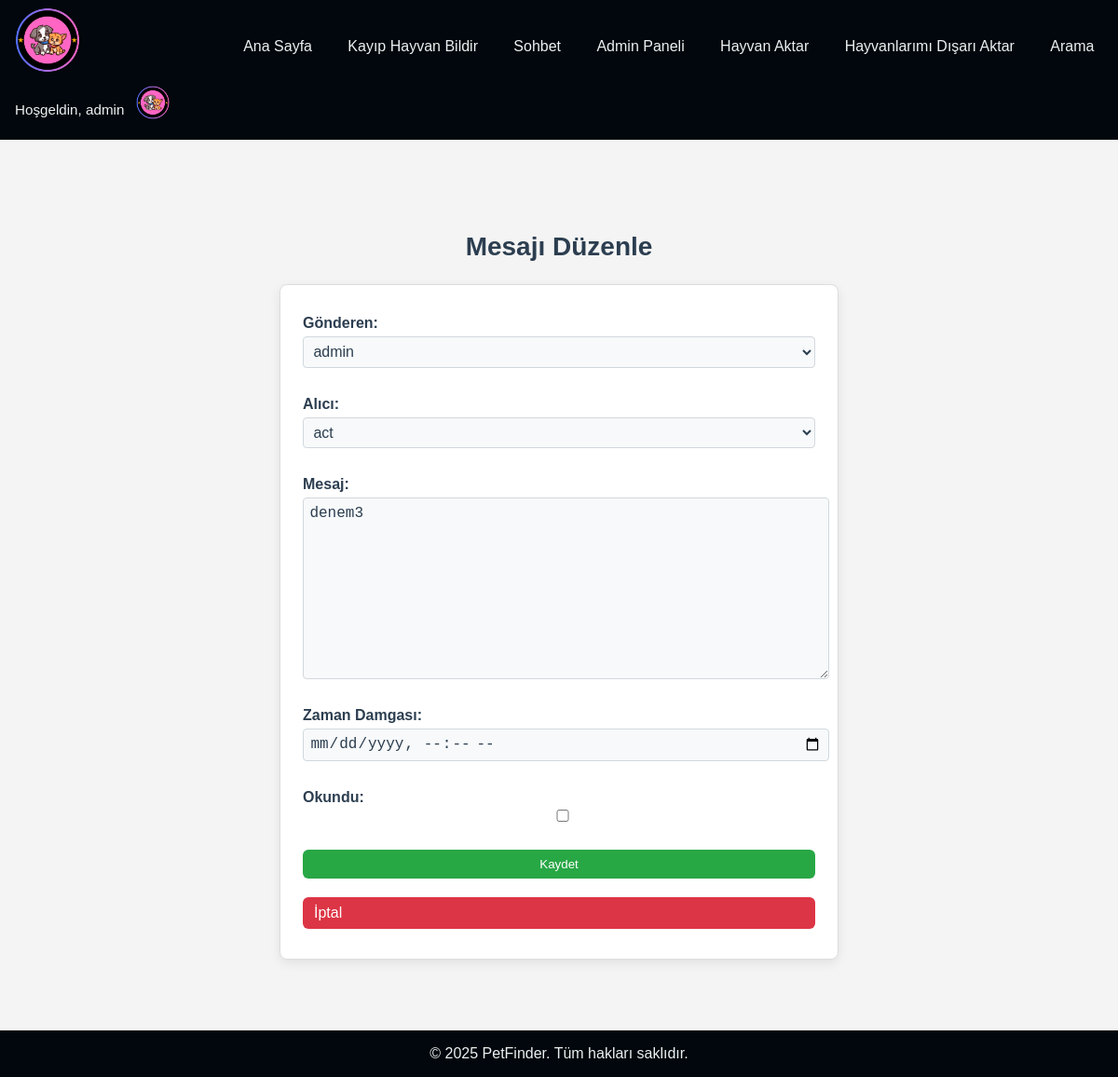
Screenshot of /mainpage/admin/messages/edit/12/ (signed in) with the database file from the repository.
### accounts/models.py (models this page shows, shortened)
class UserProfile(models.Model):
    user = models.OneToOneField(User, on_delete=models.CASCADE, related_name='profile')
    profile_picture = models.ImageField(upload_to='profile_pics/', blank=True)
    contact_number = models.CharField(max_length=20, blank=True)

### mainpage/models.py (models this page shows, shortened)
class Message(models.Model):
    sender = models.ForeignKey(User, on_delete=models.CASCADE, related_name='sent_messages', verbose_name="Gönderen")
    receiver = models.ForeignKey(User, on_delete=models.CASCADE, related_name='received_messages', verbose_name="Alıcı")
    content = models.TextField(verbose_name="Mesaj")
    timestamp = models.DateTimeField(verbose_name="Zaman Damgası")
    is_read = models.BooleanField(default=False, verbose_name="Okundu")

### mainpage/views.py (the view)
# urls.py: path('admin/messages/edit/<int:pk>/', views.admin_message_edit, name='admin_message_edit'),
@staff_member_required
def admin_message_edit(request, pk):
    message = get_object_or_404(Message, pk=pk)
    if request.method == 'POST':
        form = AdminMessageForm(request.POST, instance=message)
        if form.is_valid():
            form.save()
            return redirect('mainpage:admin_message_list')
    else:
        form = AdminMessageForm(instance=message)
    return render(request, 'admin/message_form.html', {'form': form, 'message': message, 'title': 'Mesajı Düzenle'})

### mainpage/forms.py
class AdminMessageForm(forms.ModelForm):
    class Meta:
        model = Message
        fields = '__all__'
        widgets = {
            'timestamp': forms.DateTimeInput(attrs={'type': 'datetime-local'}),
        }

### mainpage/context_processors.py (called while the page is built)
def user_profile(request):
    if request.user.is_authenticated:
        try:
            profile = UserProfile.objects.get(user=request.user)
        except UserProfile.DoesNotExist:
            profile = None
    else:
        profile = None
    return {'user_profile': profile}

### mainpage/templates/admin/message_form.html (shortened to what this page needs)
{% extends 'mainpage/base.html' %}
{% load static %}
{% block extra_css %}
    <link rel="stylesheet" href="{% static 'mainpage/pet_form.css' %}">
{% endblock %}
{% block content %}
<div class="form-wrapper">
    <main>
        <section>
            <h1>{{ title }}</h1>
            <form class="pet-form" method="post">
                {% for field in form %}
                    <div class="form-group">
                        {{ field.label_tag }} {{ field }}
                    </div>
                {% endfor %}
                <button type="submit" class="bt green">Kaydet</button>
                <a href="{% url 'mainpage:admin_message_list' %}" class="bt red text-center">İptal</a>
            </form>
        </section>
    </main>
</div>
{% endblock %}

### mainpage/templates/mainpage/base.html (shortened to what this page needs)
{% load static %}
<!DOCTYPE html>
<html lang="en">
<head>
    <link rel="stylesheet" href="{% static 'mainpage/style.css' %}">
     {% block extra_css %}{% endblock %}
    <link href="https://cdn.jsdelivr.net/npm/select2@4.1.0-rc.0/dist/css/select2.min.css" rel="stylesheet" />
</head>
<body>
<nav class="navbar">
    <div class="navbar__logo">
      <a href="{% url 'mainpage:pet_list' %}">
        <img src="{% static 'mainpage/logo.png' %}" alt="PetFinder Logo">
      </a>
    </div>
    <div class="navbar__links">
      <a href="{% url 'mainpage:pet_list' %}">Ana Sayfa</a>
      <a href="{% url 'mainpage:pet_report' %}">Kayıp Hayvan Bildir</a>
      <a href="{% url 'mainpage:chat_list' %}">Sohbet</a>
      {% if user.is_staff %}
        <a href="{% url 'mainpage:admin_views' %}">Admin Paneli</a>
      {% endif %}
      <a href="{% url 'mainpage:import_pets' %}">Hayvan Aktar</a>
      <a href="{% url 'mainpage:export_pets' %}">Hayvanlarımı Dışarı Aktar</a>
      <a href="{% url 'mainpage:pet_search' %}">Arama</a>
    </div>
    <div class="navbar__user">
      {% if user.is_authenticated %}
        <span class="navbar__greeting">Hoşgeldin, {{ user.username }}</span>
        <div class="profile-dropdown">
          <div class="profile-toggle">
            {% if user_profile.profile_picture %}
              <img
                class="navbar__avatar"
                src="{{ user_profile.profile_picture.url }}"
                alt="Profil Resmi"
              >
            {% else %}
              <img
                class="navbar__avatar"
                src="{% static 'mainpage/default_profile.jpg' %}"
                alt="Profil Resmi"
              >
            {% endif %}
          </div>
        </div>
      {% else %}
      <div class="navbar__links">
        <a href="{% url 'accounts:login' %}">Giriş</a>
        <a href="{% url 'accounts:register' %}">Kayıt Ol</a>
      </div>
      {% endif %}
    </div>
  </nav>
   <div class="content">
    {% block content %}{% endblock %}
  </div>
  <footer class="footer">
    <div class="copyright">
      © 2025 PetFinder. Tüm hakları saklıdır.
    </div>
  </footer>
</body>
</html>

### mainpage/static/mainpage/style.css (style rules this page uses)
html, body { margin: 0; padding: 0; height: 100%; }
body { font-family: Arial, sans-serif; margin: 0; padding: 0; background-color: #f4f4f4; display: flex; flex-direction: column; }
.navbar { display: flex; justify-content: space-between; align-items: center; background-color: #01070c; padding: 0.5rem 1rem; flex-wrap: wrap; }
.navbar__logo img { height: 70px; }
.navbar__links { display: flex; gap: 1.2rem; }
.navbar__links a { color: #ecf0f1; text-decoration: none; font-weight: 500; padding: 0.4rem 0.6rem; border-radius: 4px; transition: background 0.2s; }
.navbar__user { display: flex; align-items: center; gap: 0.8rem; }
.navbar__greeting { color: #ecf0f1; font-size: 0.95rem; }
.navbar__avatar { width: 36px; height: 36px; border-radius: 50%; cursor: pointer; }
.profile-dropdown { position: relative; }
.content { flex: 1; padding: 20px; }
h1, h2, h3 { color: #222; }
form { background-color: #fff; padding: 20px; border: 1px solid #ddd; }
img { max-width: 300px; margin-bottom: 10px; }
input, select, textarea { display: block; width: 100%; margin-bottom: 10px; padding: 5px; border: 1px solid #ccd6dd; border-radius: 4px; background: #f7f9fa; transition: border-color 0.2s; }
button, .bt { background-color: #333; color: #fff; padding: 8px 12px; border: none; border-radius: 6px; cursor: pointer; text-decoration: none; display: inline-block; transition: background 0.2s; }
.bt.green, .green { background-color: #28a745; }
.bt.red, .red { background-color: #dc3545; }
.footer { background: #01070c; color: #ecf0f1; text-align: center; padding: 1rem 0; }

### mainpage/static/mainpage/pet_form.css (style rules this page uses)
:root { --clr-bg-page: #f5f7fa; --clr-bg-card: #ffffff; --clr-primary: #3498db; --clr-primary-d: #217dbb; --clr-success: #2ecc71; --clr-success-d: #27ae60; --clr-danger: #e74c3c; --clr-danger-d: #c0392b; --clr-text: #2c3e50; --clr-muted: #7f8c8d; --shadow: 0 4px 12px rgba(0,0,0,0.08); }
.form-wrapper { max-width: 600px; margin: 2.5rem auto; padding: 1rem; }
.form-wrapper h2, .form-wrapper h1 { text-align: center; color: var(--clr-text); font-size: 1.75rem; margin-bottom: 1.5rem; }
.pet-form { background: var(--clr-bg-card); border-radius: 8px; box-shadow: var(--shadow); padding: 2rem 1.5rem; display: flex; flex-direction: column; gap: 1.25rem; }
.pet-form .form-group label { display: block; margin-bottom: 0.3rem; font-weight: 600; color: var(--clr-text); }
.pet-form .form-group input, .pet-form .form-group select, .pet-form .form-group textarea { width: 100%; padding: 0.4rem; border: 1px solid #d1d8dd; border-radius: 4px; background: #f7f9fa; font-size: 1rem; color: var(--clr-text); transition: border-color 0.2s; }

### rows the page displays
UserProfile: profile_picture (picture)
Message: form "admin" "act" "denem3"

### other values shown
{{ user.username }} "admin"
{{ title }} "Mesajı Düzenle"
{{ field.label_tag }} "Gönderen:" "Alıcı:" "Mesaj:" "Zaman Damgası:" "Okundu:"
